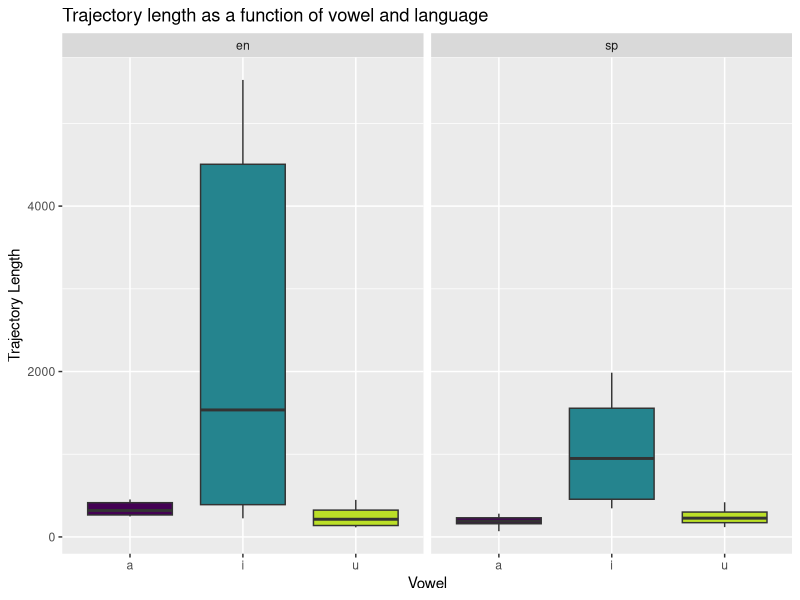
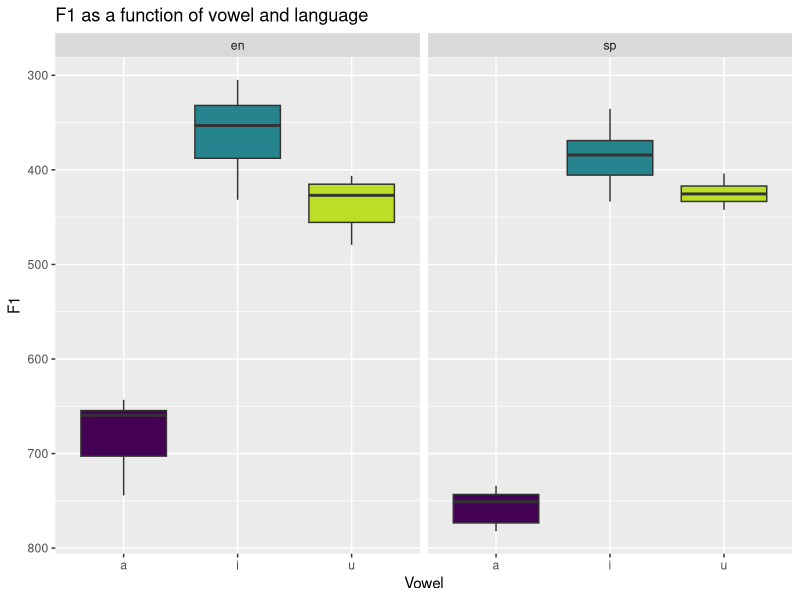
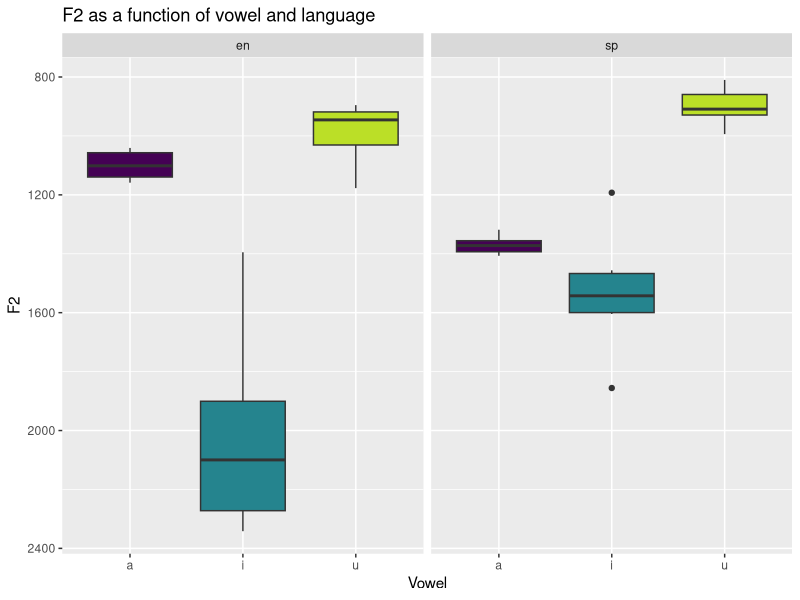
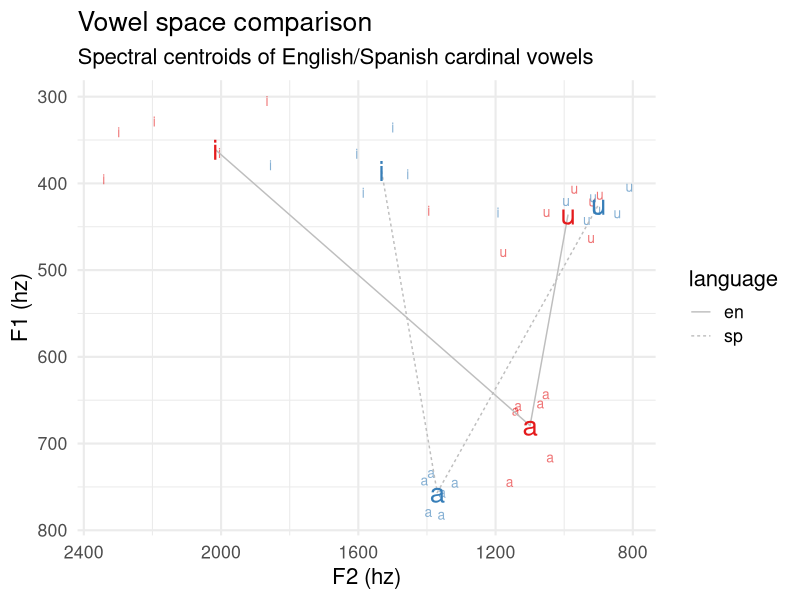

Here is the R script that generated these plots, in order:
## ---- chunk 1
#| label: setup
#| message: false
#| warning: false
library("tidyverse")
library("here")

## ---- chunk 2
#| label: load-explore-data
data <- read_csv(here("data", "vowel_data.csv"))

summary(data)
glimpse(data)

## ---- chunk 3
#| label: descriptives
data %>%
  group_by(language, vowel) %>%
  summarize(
    f1_cent_mean = mean(f1_cent), 
    f1_sd = sd(f1_cent),
    f2_cent_mean = mean(f2_cent),
    f2_sd = sd(f2_cent),
    tl_mean = mean(tl),
    tl_sd = sd(tl))

## ---- chunk 4
#| label: plots

# trajectory length as a function of vowel and language
data %>%
  ggplot() +
  aes(x = vowel, y = tl, fill = vowel) +
  facet_wrap(. ~ language) +
  geom_boxplot(show.legend = F) +
  scale_fill_viridis_d(name = NULL, end = 0.9) +
  labs(x = "Vowel", y = "Trajectory Length", title = "Trajectory length as a function of vowel and language")

# f1 centroids as a function of vowel and language
data %>%
  ggplot() +
  aes(x = vowel, y = f1_cent, fill = vowel) +
  facet_wrap(. ~ language) +
  geom_boxplot(show.legend = F) +
  scale_fill_viridis_d(name = NULL, end = 0.9) +
  scale_y_reverse() +
  labs(x = "Vowel", y = "F1", title = "F1 as a function of vowel and language")

# f2 centroids as a function of vowel and language
data %>%
  ggplot() +
  aes(x = vowel, y = f2_cent, fill = vowel) +
  facet_wrap(. ~ language) +
  geom_boxplot(show.legend = F) +
  scale_fill_viridis_d(name = NULL, end = 0.9) +
  scale_y_reverse() +
  labs(x = "Vowel", y = "F2", title = "F2 as a function of vowel and language")

## ---- chunk 5
# trajectory length in the F1/F2 vowel space

# I really wanted to try to make this one, but I had to focus on my QP (or, if not, it will never get done). I will definitely try it when the course is over, if you don't show us how to do it :) 

# spectral centroids in F1/F2 vowel space
vowel_means <- data %>% 
  group_by(vowel, language) %>% 
  summarize(f1_cent = mean(f1_cent), f2_cent = mean(f2_cent)) %>% 
  ungroup() %>% 
  mutate(order = case_when(vowel == "i" ~ 1, vowel == "a" ~ 2, TRUE ~ 3), 
         vowel = forcats::fct_reorder2(vowel, vowel, order)) %>% 
  arrange(order)

data %>%
  mutate(vowel = forcats::fct_relevel(vowel, "u", "a", "i")) %>% 
  ggplot() +
  aes(x = f2_cent, y = f1_cent, color = language, label = vowel) + 
  geom_text(size = 3.5, alpha = 0.6, show.legend = F) + 
  geom_path(
    data = vowel_means, 
    aes(group = language, lty = language), 
    color = "grey") + 
  geom_text(data = vowel_means, show.legend = F, size = 7) + 
  scale_y_reverse() + 
  scale_x_reverse() + 
  scale_color_brewer(palette = "Set1") + 
  labs(
    title = "Vowel space comparison", 
    subtitle = "Spectral centroids of English/Spanish cardinal vowels", 
    y = "F1 (hz)", 
    x = "F2 (hz)") + 
  theme_minimal(base_size = 16)

